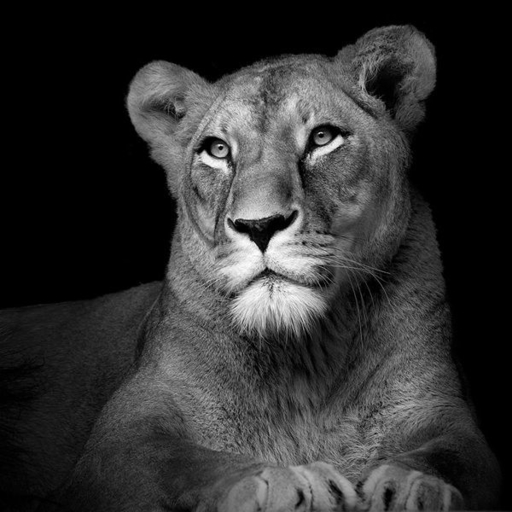
#> input picture high-level-algorithm/lion.png, 512 x 512 px
$ python cn_interpolation.py
#> lines starting #> are read from the running program, lines starting #| are printed output that depends on the picture
#!/usr/bin/env python3
from PIL import Image
import numpy as np

def embarrar(pixels: list, direction: str) -> list:
	output_pixels = list()
	if (direction == "<"):
		output_pixels = ([pixels[0]] * 2) + ([pixels[1]] * 2)
	elif (direction == ">"):
		output_pixels = ([pixels[2]] * 2) + ([pixels[3]] * 2)
	return output_pixels
#
img_size = 512
#---------------------------------------------------------
pixels_total = img_size * img_size
input_img_name  = "lion.png"
output_img_name = "lion_cn.png"

input_img        = Image.open(input_img_name)
#> input_img is the input picture: PIL image 512x512 L; min 0, max 253, mean 49.8
#---------------------------------------------------------
switch = 5
#
size  = int(img_size / 4)
#
scale = 2
#
quadrant_row = int(switch / 4)
#
quadrant_column = switch - ( int(switch / 4) * 4 )
#
quadrant_size = int(size / 4)
#---------------------------------------------------------
#
image = np.array(list(input_img.getdata()), dtype=np.uint8).reshape((int(pixels_total // 4), 4))
#Defines the new size of the matrix
output_size = size * scale
#Creates the output image
output_img = np.array([[0] * 4] * (int(output_size**2 // 4)))
#
img_temp = np.array([[0] * 4] * (int(128**2 // 4)))
#---------------------------------------------------------
#
i = 0
#
j = 0
#
k = 0
#
quadrant_row_offset = (quadrant_row * size) * size
#
while j < size - 1: #!!!!!!! Ese menos uno hablarlo con Nacho
	#
	while i < quadrant_size:
		#
		quadrant_column_offset = (size * j) + (quadrant_column * quadrant_size) + i
		#
		quadrant_offset = quadrant_row_offset + quadrant_column_offset
		#---------------------------------------------------------
		img_temp[i + (quadrant_size * j)] = image[quadrant_offset]
		#---------------------------------------------------------
		while k < scale:
			#
			value = embarrar(image[quadrant_offset], "<")
			#
			offset = (i * 2 + (quadrant_size * 4 * j))
			#
			offset = offset + k
			#
			output_img[offset] = value
			#
			output_img[(quadrant_size * 2) + offset] = value
			#
			value = embarrar(image[quadrant_offset], ">")
			#
			output_img[offset + 1] = value
			#
			output_img[(quadrant_size * 2) + offset + 1] = value
			#
			k += 1
		#
		k  = 0
		#
		i += 1
	#
	i = 0
	#
	j += 1
#> this loop made 127 passes
#---------------------------------------------------------
output_image = Image.new(mode="L", size=(output_size, output_size))
#> output_image: PIL image 256x256 L; every value is 0
output_image.putdata(output_img.flatten())
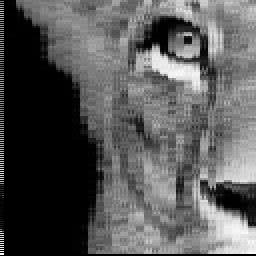
#> output_image: PIL image 256x256 L; min 0, max 253, mean 87

output_image.save(output_img_name)

output_image = Image.new(mode="L", size=(size, size))
#> output_image: PIL image 128x128 L; every value is 0
output_image.putdata(img_temp.flatten())
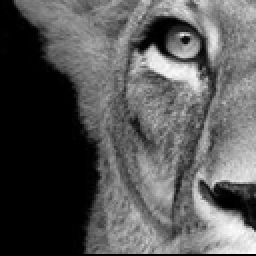
#> output_image: PIL image 128x128 L (shown 2 times larger); min 0, max 253, mean 87.1

output_image.save("control.png")
#---------------------------------------------------------
